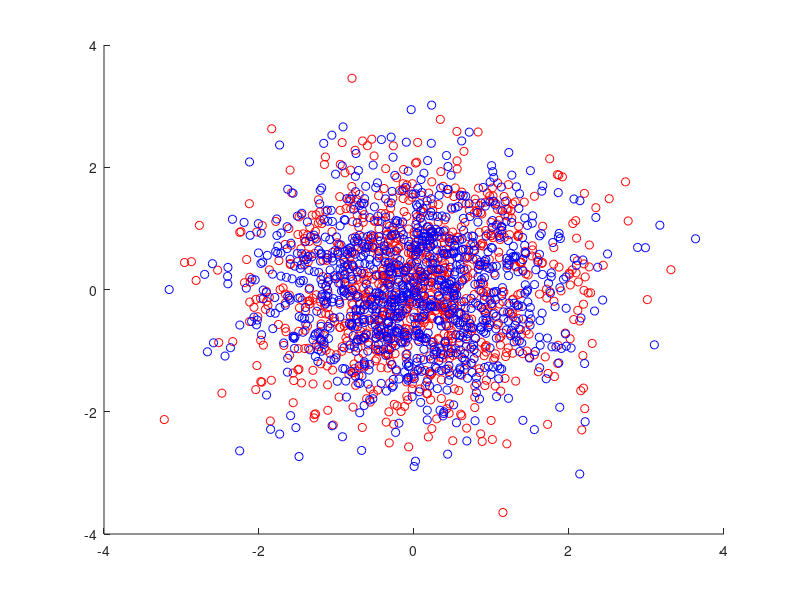

Reproduce this figure in MATLAB. (Note: this script raises an error after producing the figure.)
clear; warning off all;

X1 = mvnrnd([0,0],[1 0;0 1],1000);
X2 = mvnrnd([0,0],[1 0;0 1],1000);

figure(1);
scatter(X1(:,1),X1(:,2),'r');hold on;
scatter(X2(:,1),X2(:,2),'b');

dp_div_val = dp_div(X1, X2);